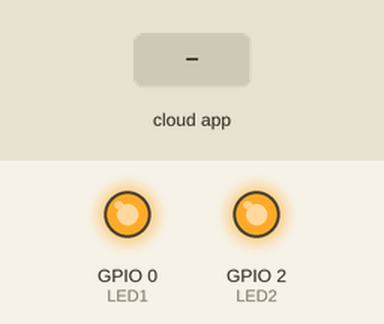
Bench run of a sketch on a simulated ESP8266 (Wemos D1 mini). Parts: output pins drawn as LEDs (lit = HIGH). Inputs (shaded band) come from the test bench. WiFi joins after 1.5 s; servers stay silent unless stated; what the sketch prints to the serial monitor is not drawn.

Above: at 2.7 s.
2.8 s: the phone or cloud app sets presa1 to 1
At 3.9 s:
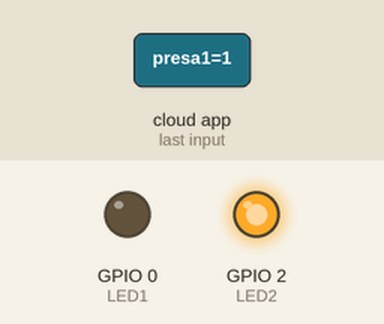
4.3 s: the phone or cloud app sets presa2 to 1
At 5.0 s:
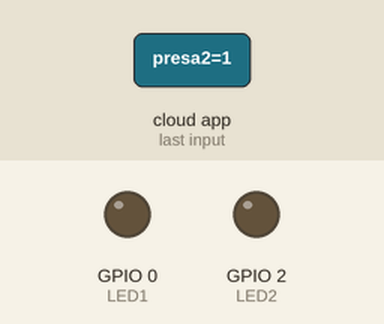
5.8 s: the phone or cloud app sets presa1 to 0
At 6.1 s:
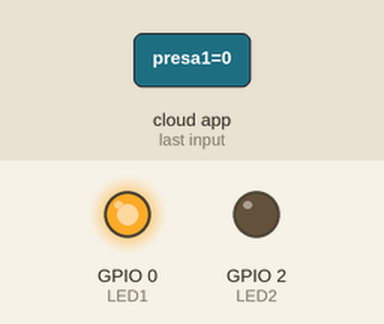
7.3 s: the phone or cloud app sets presa2 to 0
At 8.5 s:
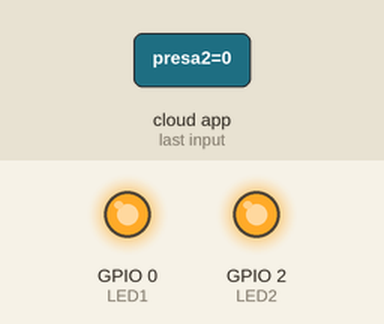
Timing chart, 0 to 9.8 s (numbered marks = the images above; inputs shaded):
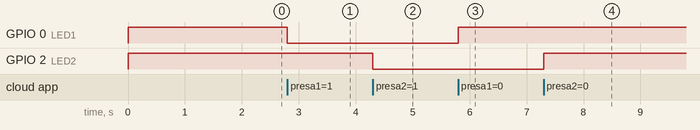

Measured:
- after the input at 2.8 s, GPIO 0 (LED1): HIGH → LOW at once
- after the input at 4.3 s, GPIO 2 (LED2): HIGH → LOW at once
- after the input at 5.8 s, GPIO 0 (LED1): LOW → HIGH at once
- after the input at 7.3 s, GPIO 2 (LED2): LOW → HIGH at once

The sketch:

fauxmoESP_External_Server.ino
```cpp
#include <Arduino.h>

#if defined(ESP8266)
    #include <ESP8266WiFi.h>
#elif defined(ESP32)
    #include <WiFi.h>
#endif

#include <ESPAsyncWebServer.h>
#include "fauxmoESP.h"

// ⚠️ Crea un file "credentials.h" con le tue credenziali WiFi:
#include "credentials.h"

// Pin LED
#define LED1 0  // D3
#define LED2 2  // D4 (BUILTIN_LED)

#define SERIAL_BAUDRATE 115200

fauxmoESP fauxmo;
AsyncWebServer server(80);

// Nomi dispositivi
const char* presa1Name = "presa1";
const char* presa2Name = "presa2";

// -----------------------------------------------------------------------------
// WiFi Setup
// -----------------------------------------------------------------------------

void wifiSetup() {
    WiFi.mode(WIFI_STA);
    Serial.printf("[WIFI] Connecting to %s ", WIFI_SSID);
    WiFi.begin(WIFI_SSID, WIFI_PASS);

    while (WiFi.status() != WL_CONNECTED) {
        Serial.print(".");
        delay(100);
    }

    Serial.println();
    Serial.printf("[WIFI] Connected! IP address: %s\n", WiFi.localIP().toString().c_str());
}

// -----------------------------------------------------------------------------
// Web Server Setup
// -----------------------------------------------------------------------------

void serverSetup() {
    server.on("/index.html", HTTP_GET, [](AsyncWebServerRequest *request){
        request->send(200, "text/plain", "Hello, world");
    });

    server.onRequestBody([](AsyncWebServerRequest *request, uint8_t *data, size_t len, size_t index, size_t total) {
        if (fauxmo.process(request->client(), request->method() == HTTP_GET, request->url(), String((char *)data))) return;
    });

    server.onNotFound([](AsyncWebServerRequest *request) {
        String body = (request->hasParam("body", true)) ? request->getParam("body", true)->value() : String();
        if (fauxmo.process(request->client(), request->method() == HTTP_GET, request->url(), body)) return;
    });

    server.begin();
}

// -----------------------------------------------------------------------------
// Setup
// -----------------------------------------------------------------------------

void setup() {
    Serial.begin(SERIAL_BAUDRATE);
    Serial.println();

    // Configura i pin LED
    pinMode(LED1, OUTPUT);
    pinMode(LED2, OUTPUT);

    // Spegni i LED all'avvio (logica inversa)
    digitalWrite(LED1, HIGH);
    digitalWrite(LED2, HIGH);

    wifiSetup();
    serverSetup();

    fauxmo.createServer(false);
    fauxmo.setPort(80);
    fauxmo.enable(true);

    // Aggiungi dispositivi usando variabili
    fauxmo.addDevice(presa1Name); // LED1
    fauxmo.addDevice(presa2Name); // LED2

    // Callback Alexa → azione
    fauxmo.onSetState([](unsigned char device_id, const char * device_name, bool state, unsigned char value) {
        Serial.printf("[MAIN] Device #%d (%s) state: %s value: %d\n", device_id, device_name, state ? "ON" : "OFF", value);

        if (strcmp(device_name, presa1Name) == 0) {
            digitalWrite(LED1, !state);
        } else if (strcmp(device_name, presa2Name) == 0) {
            digitalWrite(LED2, !state);
        }
    });
}

// -----------------------------------------------------------------------------
// Loop
// -----------------------------------------------------------------------------

void loop() {
    fauxmo.handle();

    static unsigned long last = millis();
    if (millis() - last > 5000) {
        last = millis();
        Serial.printf("[MAIN] Free heap: %d bytes\n", ESP.getFreeHeap());
    }
}
```

credentials.h
```cpp
#define WIFI_SSID "MLC_Zone"
#define WIFI_PASS "CostaAlta"
```
